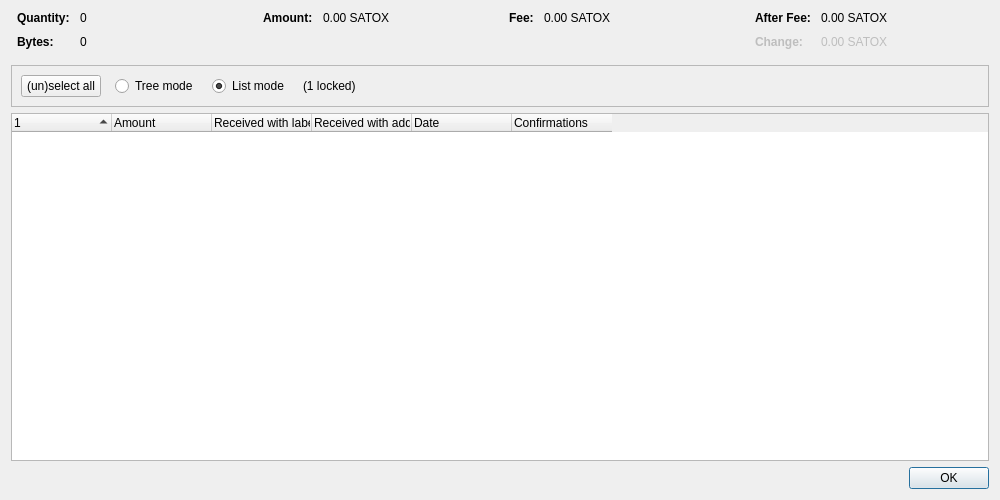
<?xml version="1.0" encoding="UTF-8"?>
<ui version="4.0">
 <class>CoinControlDialog</class>
 <widget class="QDialog" name="CoinControlDialog">
  <property name="geometry">
   <rect>
    <x>0</x>
    <y>0</y>
    <width>1000</width>
    <height>500</height>
   </rect>
  </property>
  <property name="windowTitle">
   <string>Coin Selection</string>
  </property>
  <layout class="QVBoxLayout" name="verticalLayout">
   <item>
    <layout class="QHBoxLayout" name="horizontalLayoutTop" stretch="0,0,0,0">
     <property name="topMargin">
      <number>0</number>
     </property>
     <property name="bottomMargin">
      <number>10</number>
     </property>
     <item>
      <layout class="QFormLayout" name="formLayoutCoinControl1">
       <property name="labelAlignment">
        <set>Qt::AlignLeft|Qt::AlignVCenter</set>
       </property>
       <property name="horizontalSpacing">
        <number>10</number>
       </property>
       <property name="verticalSpacing">
        <number>10</number>
       </property>
       <property name="leftMargin">
        <number>6</number>
       </property>
       <property name="rightMargin">
        <number>6</number>
       </property>
       <item row="0" column="0">
        <widget class="QLabel" name="labelCoinControlQuantityText">
         <property name="font">
          <font>
           <weight>75</weight>
           <bold>true</bold>
          </font>
         </property>
         <property name="text">
          <string>Quantity:</string>
         </property>
        </widget>
       </item>
       <item row="0" column="1">
        <widget class="QLabel" name="labelCoinControlQuantity">
         <property name="cursor">
          <cursorShape>IBeamCursor</cursorShape>
         </property>
         <property name="contextMenuPolicy">
          <enum>Qt::ActionsContextMenu</enum>
         </property>
         <property name="text">
          <string notr="true">0</string>
         </property>
         <property name="textInteractionFlags">
          <set>Qt::LinksAccessibleByMouse|Qt::TextSelectableByKeyboard|Qt::TextSelectableByMouse</set>
         </property>
        </widget>
       </item>
       <item row="1" column="0">
        <widget class="QLabel" name="labelCoinControlBytesText">
         <property name="font">
          <font>
           <weight>75</weight>
           <bold>true</bold>
          </font>
         </property>
         <property name="text">
          <string>Bytes:</string>
         </property>
        </widget>
       </item>
       <item row="1" column="1">
        <widget class="QLabel" name="labelCoinControlBytes">
         <property name="cursor">
          <cursorShape>IBeamCursor</cursorShape>
         </property>
         <property name="contextMenuPolicy">
          <enum>Qt::ActionsContextMenu</enum>
         </property>
         <property name="text">
          <string notr="true">0</string>
         </property>
         <property name="textInteractionFlags">
          <set>Qt::LinksAccessibleByMouse|Qt::TextSelectableByKeyboard|Qt::TextSelectableByMouse</set>
         </property>
        </widget>
       </item>
      </layout>
     </item>
     <item>
      <layout class="QFormLayout" name="formLayoutCoinControl2">
       <property name="horizontalSpacing">
        <number>10</number>
       </property>
       <property name="verticalSpacing">
        <number>10</number>
       </property>
       <property name="leftMargin">
        <number>6</number>
       </property>
       <property name="rightMargin">
        <number>6</number>
       </property>
       <item row="0" column="0">
        <widget class="QLabel" name="labelCoinControlAmountText">
         <property name="font">
          <font>
           <weight>75</weight>
           <bold>true</bold>
          </font>
         </property>
         <property name="text">
          <string>Amount:</string>
         </property>
        </widget>
       </item>
       <item row="0" column="1">
        <widget class="QLabel" name="labelCoinControlAmount">
         <property name="cursor">
          <cursorShape>IBeamCursor</cursorShape>
         </property>
         <property name="contextMenuPolicy">
          <enum>Qt::ActionsContextMenu</enum>
         </property>
         <property name="text">
          <string notr="true">0.00 SATOX</string>
         </property>
         <property name="textInteractionFlags">
          <set>Qt::LinksAccessibleByMouse|Qt::TextSelectableByKeyboard|Qt::TextSelectableByMouse</set>
         </property>
        </widget>
       </item>
      </layout>
     </item>
     <item>
      <layout class="QFormLayout" name="formLayoutCoinControl3">
       <property name="horizontalSpacing">
        <number>10</number>
       </property>
       <property name="verticalSpacing">
        <number>10</number>
       </property>
       <property name="leftMargin">
        <number>6</number>
       </property>
       <property name="rightMargin">
        <number>6</number>
       </property>
       <item row="0" column="0">
        <widget class="QLabel" name="labelCoinControlFeeText">
         <property name="font">
          <font>
           <weight>75</weight>
           <bold>true</bold>
          </font>
         </property>
         <property name="text">
          <string>Fee:</string>
         </property>
        </widget>
       </item>
       <item row="0" column="1">
        <widget class="QLabel" name="labelCoinControlFee">
         <property name="cursor">
          <cursorShape>IBeamCursor</cursorShape>
         </property>
         <property name="contextMenuPolicy">
          <enum>Qt::ActionsContextMenu</enum>
         </property>
         <property name="text">
          <string notr="true">0.00 SATOX</string>
         </property>
         <property name="textInteractionFlags">
          <set>Qt::LinksAccessibleByMouse|Qt::TextSelectableByKeyboard|Qt::TextSelectableByMouse</set>
         </property>
        </widget>
       </item>
      </layout>
     </item>
     <item>
      <layout class="QFormLayout" name="formLayoutCoinControl4">
       <property name="labelAlignment">
        <set>Qt::AlignLeft|Qt::AlignVCenter</set>
       </property>
       <property name="horizontalSpacing">
        <number>10</number>
       </property>
       <property name="verticalSpacing">
        <number>10</number>
       </property>
       <property name="leftMargin">
        <number>6</number>
       </property>
       <property name="rightMargin">
        <number>6</number>
       </property>
       <item row="0" column="0">
        <widget class="QLabel" name="labelCoinControlAfterFeeText">
         <property name="font">
          <font>
           <weight>75</weight>
           <bold>true</bold>
          </font>
         </property>
         <property name="text">
          <string>After Fee:</string>
         </property>
        </widget>
       </item>
       <item row="0" column="1">
        <widget class="QLabel" name="labelCoinControlAfterFee">
         <property name="cursor">
          <cursorShape>IBeamCursor</cursorShape>
         </property>
         <property name="contextMenuPolicy">
          <enum>Qt::ActionsContextMenu</enum>
         </property>
         <property name="text">
          <string notr="true">0.00 SATOX</string>
         </property>
         <property name="textInteractionFlags">
          <set>Qt::LinksAccessibleByMouse|Qt::TextSelectableByKeyboard|Qt::TextSelectableByMouse</set>
         </property>
        </widget>
       </item>
       <item row="1" column="0">
        <widget class="QLabel" name="labelCoinControlChangeText">
         <property name="enabled">
          <bool>false</bool>
         </property>
         <property name="font">
          <font>
           <weight>75</weight>
           <bold>true</bold>
          </font>
         </property>
         <property name="text">
          <string>Change:</string>
         </property>
        </widget>
       </item>
       <item row="1" column="1">
        <widget class="QLabel" name="labelCoinControlChange">
         <property name="enabled">
          <bool>false</bool>
         </property>
         <property name="cursor">
          <cursorShape>IBeamCursor</cursorShape>
         </property>
         <property name="contextMenuPolicy">
          <enum>Qt::ActionsContextMenu</enum>
         </property>
         <property name="text">
          <string notr="true">0.00 SATOX</string>
         </property>
         <property name="textInteractionFlags">
          <set>Qt::LinksAccessibleByMouse|Qt::TextSelectableByKeyboard|Qt::TextSelectableByMouse</set>
         </property>
        </widget>
       </item>
      </layout>
     </item>
    </layout>
   </item>
   <item>
    <widget class="QFrame" name="frame">
     <property name="minimumSize">
      <size>
       <width>0</width>
       <height>40</height>
      </size>
     </property>
     <property name="frameShape">
      <enum>QFrame::StyledPanel</enum>
     </property>
     <property name="frameShadow">
      <enum>QFrame::Sunken</enum>
     </property>
     <layout class="QHBoxLayout" name="horizontalLayout">
      <item>
       <layout class="QHBoxLayout" name="horizontalLayoutPanel" stretch="0,0,0,0,0">
        <property name="spacing">
         <number>14</number>
        </property>
        <item>
         <widget class="QPushButton" name="pushButtonSelectAll">
          <property name="sizePolicy">
           <sizepolicy hsizetype="Maximum" vsizetype="Fixed">
            <horstretch>0</horstretch>
            <verstretch>0</verstretch>
           </sizepolicy>
          </property>
          <property name="text">
           <string>(un)select all</string>
          </property>
          <property name="autoDefault">
           <bool>false</bool>
          </property>
         </widget>
        </item>
        <item>
         <widget class="QRadioButton" name="radioTreeMode">
          <property name="sizePolicy">
           <sizepolicy hsizetype="Maximum" vsizetype="Fixed">
            <horstretch>0</horstretch>
            <verstretch>0</verstretch>
           </sizepolicy>
          </property>
          <property name="text">
           <string>Tree mode</string>
          </property>
         </widget>
        </item>
        <item>
         <widget class="QRadioButton" name="radioListMode">
          <property name="sizePolicy">
           <sizepolicy hsizetype="Maximum" vsizetype="Fixed">
            <horstretch>0</horstretch>
            <verstretch>0</verstretch>
           </sizepolicy>
          </property>
          <property name="text">
           <string>List mode</string>
          </property>
          <property name="checked">
           <bool>true</bool>
          </property>
         </widget>
        </item>
        <item>
         <widget class="QLabel" name="labelLocked">
          <property name="text">
           <string notr="true">(1 locked)</string>
          </property>
         </widget>
        </item>
        <item>
         <spacer name="horizontalSpacer">
          <property name="orientation">
           <enum>Qt::Horizontal</enum>
          </property>
          <property name="sizeHint" stdset="0">
           <size>
            <width>40</width>
            <height>20</height>
           </size>
          </property>
         </spacer>
        </item>
       </layout>
      </item>
     </layout>
    </widget>
   </item>
   <item>
    <widget class="CoinControlTreeWidget" name="treeWidget">
     <property name="contextMenuPolicy">
      <enum>Qt::CustomContextMenu</enum>
     </property>
     <property name="sortingEnabled">
      <bool>false</bool>
     </property>
     <property name="columnCount">
      <number>6</number>
     </property>
     <attribute name="headerShowSortIndicator" stdset="0">
      <bool>true</bool>
     </attribute>
     <attribute name="headerStretchLastSection">
      <bool>false</bool>
     </attribute>
     <column>
      <property name="text">
       <string/>
      </property>
     </column>
     <column>
      <property name="text">
       <string>Amount</string>
      </property>
     </column>
     <column>
      <property name="text">
       <string>Received with label</string>
      </property>
     </column>
     <column>
      <property name="text">
       <string>Received with address</string>
      </property>
     </column>
     <column>
      <property name="text">
       <string>Date</string>
      </property>
     </column>
     <column>
      <property name="text">
       <string>Confirmations</string>
      </property>
      <property name="toolTip">
       <string>Confirmed</string>
      </property>
     </column>
     <column>
      <property name="text">
       <string/>
      </property>
     </column>
     <column>
      <property name="text">
       <string/>
      </property>
     </column>
     <column>
      <property name="text">
       <string/>
      </property>
     </column>
     <column>
      <property name="text">
       <string/>
      </property>
     </column>
    </widget>
   </item>
   <item>
    <widget class="QDialogButtonBox" name="buttonBox">
     <property name="orientation">
      <enum>Qt::Horizontal</enum>
     </property>
     <property name="standardButtons">
      <set>QDialogButtonBox::Ok</set>
     </property>
    </widget>
   </item>
  </layout>
 </widget>
 <customwidgets>
  <customwidget>
   <class>CoinControlTreeWidget</class>
   <extends>QTreeWidget</extends>
   <header>qt/coincontroltreewidget.h</header>
  </customwidget>
 </customwidgets>
 <resources/>
 <connections/>
</ui>
